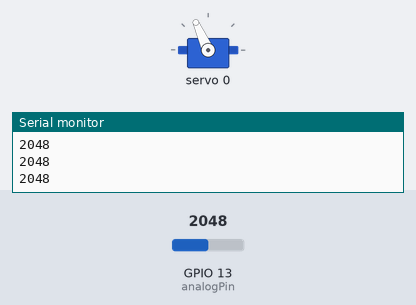
Bench run of a sketch on a simulated ESP32. Parts: servo, the last lines printed to the serial monitor. The test bench sets the inputs (shaded band); at power-on: GPIO 13 (analogPin) = 2048.

Above: at 1.7 s.
1.8 s: GPIO 13 (analogPin) set to 2962
At 3.31 s:
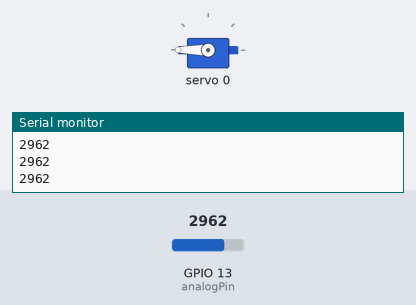
4.8 s: GPIO 13 (analogPin) set to 3061
At 4.8 s:
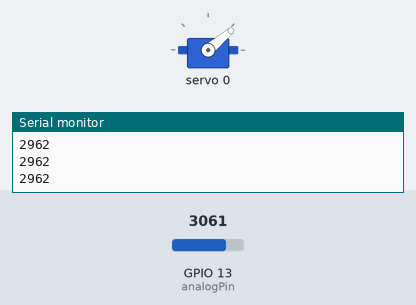
6.3 s: GPIO 13 (analogPin) set to 2960
At 8.2 s:
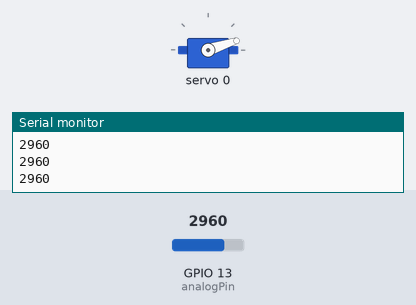
Timing chart, 0 to 15.3 s (numbered marks = the images above; inputs shaded):
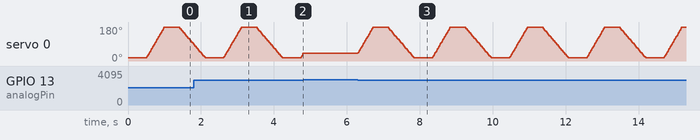

The sketch:

metal_detect_using_pca.ino
```cpp
#include <Wire.h>
#include <Adafruit_PWMServoDriver.h>

// --- PCA9685 Servo Configuration ---
Adafruit_PWMServoDriver pwm = Adafruit_PWMServoDriver(0x40);
#define SERVOMIN 150
#define SERVOMAX 600
#define SERVO_FREQ 50

int servoChannel = 0;   // PCA9685 channel connected to servo
int analogPin = 13;     // Analog sensor pin
int analogVal = 0;

// Convert 0-180 degree angle to PWM pulse
int angleToPulse(int angle) {
  return map(angle, 0, 180, SERVOMIN, SERVOMAX);
}

void setup() {
  Serial.begin(115200);

  // Initialize I2C with SDA = 22, SCL = 23
  Wire.begin(22, 23);

  // Initialize PCA9685
  pwm.begin();
  pwm.setPWMFreq(SERVO_FREQ);  // 50Hz

  // Set servo to initial 0°
  pwm.setPWM(servoChannel, 0, angleToPulse(0));
  delay(500);
}

void loop() {
  // --- Forward Sweep (0 → 180) ---
  for (int pos = 0; pos <= 180; pos += 3) {
    pwm.setPWM(servoChannel, 0, angleToPulse(pos));
    delay(10);

    // Read analog sensor
    analogVal = analogRead(analogPin);
    Serial.println(analogVal);

    // Hold servo if sensor value > 3000
    while (analogVal > 3000) {
      analogVal = analogRead(analogPin);
      pwm.setPWM(0, 0, angleToPulse(pos));
     // Serial.print("Holding at pos: "); Serial.println(pos);
     // Serial.print("Analog value: "); Serial.println(analogVal);
    }
  }

  // --- Backward Sweep (180 → 0) ---
  for (int pos = 180; pos >= 0; pos -= 3) {
    pwm.setPWM(0, 0, angleToPulse(pos));
    delay(15);

    // Read analog sensor
    analogVal = analogRead(analogPin);
    Serial.println(analogVal);

    // Hold servo if sensor value > 3000
    while (analogVal > 3000) {
      analogVal = analogRead(analogPin);
      pwm.setPWM(servoChannel, 0, angleToPulse(pos));
     // Serial.print("Holding at pos: "); Serial.println(pos);
     // Serial.print("Analog value: "); Serial.println(analogVal);
    }
  }
  delay(500);
}
```

Measured:
- the behaviour switches between 3000 and 3001 on GPIO 13 (analogPin) (found by bisection; images 1 and 2)
- after the input at 4.8 s, servo 0: stays 40° (without the input it goes to 43° after 0.01 s)
